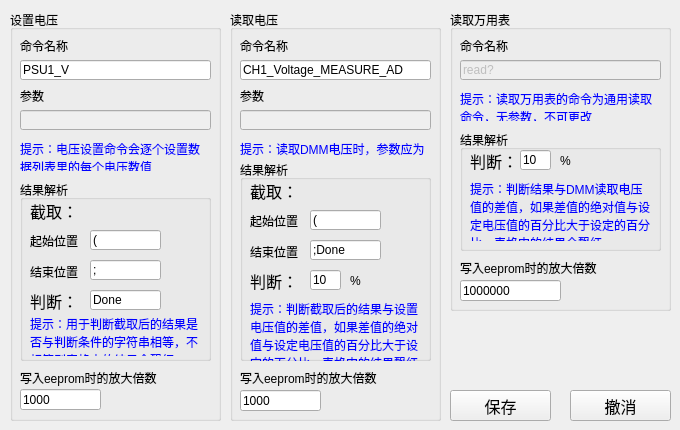
     <widget class="QWidget" name="VerifyRelevantCmd">
      <attribute name="title">
       <string>校准相关命令</string>
      </attribute>
      <widget class="QGroupBox" name="groupBox">
       <property name="geometry">
        <rect>
         <x>10</x>
         <y>10</y>
         <width>211</width>
         <height>411</height>
        </rect>
       </property>
       <property name="title">
        <string>设置电压</string>
       </property>
       <widget class="QLineEdit" name="lineEditCh1VerifySetCmd">
        <property name="geometry">
         <rect>
          <x>10</x>
          <y>50</y>
          <width>191</width>
          <height>20</height>
         </rect>
        </property>
        <property name="text">
         <string>PSU1_V</string>
        </property>
       </widget>
       <widget class="QLabel" name="label_10">
        <property name="geometry">
         <rect>
          <x>10</x>
          <y>30</y>
          <width>54</width>
          <height>12</height>
         </rect>
        </property>
        <property name="text">
         <string>命令名称</string>
        </property>
       </widget>
       <widget class="QLabel" name="label_11">
        <property name="geometry">
         <rect>
          <x>10</x>
          <y>80</y>
          <width>54</width>
          <height>12</height>
         </rect>
        </property>
        <property name="text">
         <string>参数</string>
        </property>
       </widget>
       <widget class="QLineEdit" name="lineEditCh1VerifySetParam">
        <property name="enabled">
         <bool>false</bool>
        </property>
        <property name="geometry">
         <rect>
          <x>10</x>
          <y>100</y>
          <width>191</width>
          <height>20</height>
         </rect>
        </property>
       </widget>
       <widget class="QLabel" name="label_12">
        <property name="geometry">
         <rect>
          <x>10</x>
          <y>130</y>
          <width>191</width>
          <height>31</height>
         </rect>
        </property>
        <property name="styleSheet">
         <string notr="true">color: rgb(0, 0, 255);</string>
        </property>
        <property name="text">
         <string>提示：电压设置命令会逐个设置数据列表里的每个电压数值</string>
        </property>
        <property name="alignment">
         <set>Qt::AlignLeading|Qt::AlignLeft|Qt::AlignTop</set>
        </property>
        <property name="wordWrap">
         <bool>true</bool>
        </property>
       </widget>
       <widget class="QGroupBox" name="groupBox_2">
        <property name="geometry">
         <rect>
          <x>10</x>
          <y>170</y>
          <width>191</width>
          <height>181</height>
         </rect>
        </property>
        <property name="title">
         <string>结果解析</string>
        </property>
        <widget class="QLabel" name="label_13">
         <property name="geometry">
          <rect>
           <x>10</x>
           <y>20</y>
           <width>54</width>
           <height>21</height>
          </rect>
         </property>
         <property name="font">
          <font>
           <family>Arial Unicode MS</family>
           <pointsize>12</pointsize>
          </font>
         </property>
         <property name="text">
          <string>截取：</string>
         </property>
        </widget>
        <widget class="QLabel" name="label_14">
         <property name="geometry">
          <rect>
           <x>10</x>
           <y>50</y>
           <width>54</width>
           <height>21</height>
          </rect>
         </property>
         <property name="text">
          <string>起始位置</string>
         </property>
        </widget>
        <widget class="QLineEdit" name="lineEditCh1VerifySetStart">
         <property name="geometry">
          <rect>
           <x>70</x>
           <y>50</y>
           <width>71</width>
           <height>20</height>
          </rect>
         </property>
         <property name="text">
          <string>(</string>
         </property>
        </widget>
        <widget class="QLabel" name="label_15">
         <property name="geometry">
          <rect>
           <x>10</x>
           <y>81</y>
           <width>54</width>
           <height>21</height>
          </rect>
         </property>
         <property name="text">
          <string>结束位置</string>
         </property>
        </widget>
        <widget class="QLineEdit" name="lineEditCh1VerifySetEnd">
         <property name="geometry">
          <rect>
           <x>70</x>
           <y>80</y>
           <width>71</width>
           <height>20</height>
          </rect>
         </property>
         <property name="text">
          <string>;</string>
         </property>
        </widget>
        <widget class="QLabel" name="label_16">
         <property name="geometry">
          <rect>
           <x>10</x>
           <y>110</y>
           <width>54</width>
           <height>21</height>
          </rect>
         </property>
         <property name="font">
          <font>
           <family>Arial Unicode MS</family>
           <pointsize>12</pointsize>
          </font>
         </property>
         <property name="text">
          <string>判断：</string>
         </property>
        </widget>
        <widget class="QLineEdit" name="lineEditCh1VerifySetJudge">
         <property name="geometry">
          <rect>
           <x>70</x>
           <y>110</y>
           <width>71</width>
           <height>20</height>
          </rect>
         </property>
         <property name="text">
          <string>Done</string>
         </property>
        </widget>
        <widget class="QLabel" name="label_25">
         <property name="geometry">
          <rect>
           <x>10</x>
           <y>135</y>
           <width>171</width>
           <height>41</height>
          </rect>
         </property>
         <property name="styleSheet">
          <string notr="true">color: rgb(0, 0, 255);</string>
         </property>
         <property name="text">
          <string>提示：用于判断截取后的结果是否与判断条件的字符串相等，不相等则表格中的结果会飘红</string>
         </property>
         <property name="alignment">
          <set>Qt::AlignLeading|Qt::AlignLeft|Qt::AlignTop</set>
         </property>
         <property name="wordWrap">
          <bool>true</bool>
         </property>
        </widget>
       </widget>
       <widget class="QLabel" name="label_17">
        <property name="geometry">
         <rect>
          <x>10</x>
          <y>360</y>
          <width>211</width>
          <height>16</height>
         </rect>
        </property>
        <property name="text">
         <string>写入eeprom时的放大倍数</string>
        </property>
       </widget>
       <widget class="QLineEdit" name="lineEditCh1VerifySetMulti">
        <property name="geometry">
         <rect>
          <x>10</x>
          <y>379</y>
          <width>81</width>
          <height>21</height>
         </rect>
        </property>
        <property name="text">
         <string>1000</string>
        </property>
       </widget>
      </widget>
      <widget class="QGroupBox" name="groupBox_3">
       <property name="geometry">
        <rect>
         <x>230</x>
         <y>10</y>
         <width>211</width>
         <height>411</height>
        </rect>
       </property>
       <property name="title">
        <string>读取电压</string>
       </property>
       <widget class="QLabel" name="label_18">
        <property name="geometry">
         <rect>
          <x>10</x>
          <y>30</y>
          <width>54</width>
          <height>12</height>
         </rect>
        </property>
        <property name="text">
         <string>命令名称</string>
        </property>
       </widget>
       <widget class="QLineEdit" name="lineEditCh1VerifyDMMCmd">
        <property name="geometry">
         <rect>
          <x>10</x>
          <y>50</y>
          <width>191</width>
          <height>20</height>
         </rect>
        </property>
        <property name="text">
         <string>CH1_Voltage_MEASURE_AD</string>
        </property>
       </widget>
       <widget class="QLabel" name="label_19">
        <property name="geometry">
         <rect>
          <x>10</x>
          <y>80</y>
          <width>54</width>
          <height>12</height>
         </rect>
        </property>
        <property name="text">
         <string>参数</string>
        </property>
       </widget>
       <widget class="QLineEdit" name="lineEditCh1VerifyDMMParam">
        <property name="enabled">
         <bool>false</bool>
        </property>
        <property name="geometry">
         <rect>
          <x>10</x>
          <y>100</y>
          <width>191</width>
          <height>20</height>
         </rect>
        </property>
       </widget>
       <widget class="QLabel" name="label_20">
        <property name="geometry">
         <rect>
          <x>10</x>
          <y>130</y>
          <width>191</width>
          <height>21</height>
         </rect>
        </property>
        <property name="styleSheet">
         <string notr="true">color: rgb(0, 0, 255);</string>
        </property>
        <property name="text">
         <string>提示：读取DMM电压时，参数应为空</string>
        </property>
        <property name="alignment">
         <set>Qt::AlignLeading|Qt::AlignLeft|Qt::AlignTop</set>
        </property>
        <property name="wordWrap">
         <bool>true</bool>
        </property>
       </widget>
       <widget class="QGroupBox" name="groupBox_4">
        <property name="geometry">
         <rect>
          <x>10</x>
          <y>150</y>
          <width>191</width>
          <height>201</height>
         </rect>
        </property>
        <property name="title">
         <string>结果解析</string>
        </property>
        <widget class="QLabel" name="label_21">
         <property name="geometry">
          <rect>
           <x>10</x>
           <y>20</y>
           <width>54</width>
           <height>21</height>
          </rect>
         </property>
         <property name="font">
          <font>
           <family>Arial Unicode MS</family>
           <pointsize>12</pointsize>
          </font>
         </property>
         <property name="text">
          <string>截取：</string>
         </property>
        </widget>
        <widget class="QLabel" name="label_22">
         <property name="geometry">
          <rect>
           <x>10</x>
           <y>50</y>
           <width>54</width>
           <height>21</height>
          </rect>
         </property>
         <property name="text">
          <string>起始位置</string>
         </property>
        </widget>
        <widget class="QLineEdit" name="lineEditCh1VerifyDMMStart">
         <property name="geometry">
          <rect>
           <x>70</x>
           <y>50</y>
           <width>71</width>
           <height>20</height>
          </rect>
         </property>
         <property name="text">
          <string>(</string>
         </property>
        </widget>
        <widget class="QLabel" name="label_23">
         <property name="geometry">
          <rect>
           <x>10</x>
           <y>81</y>
           <width>54</width>
           <height>21</height>
          </rect>
         </property>
         <property name="text">
          <string>结束位置</string>
         </property>
        </widget>
        <widget class="QLineEdit" name="lineEditCh1VerifyDMMEnd">
         <property name="geometry">
          <rect>
           <x>70</x>
           <y>80</y>
           <width>71</width>
           <height>20</height>
          </rect>
         </property>
         <property name="text">
          <string>;Done</string>
         </property>
        </widget>
        <widget class="QLabel" name="label_24">
         <property name="geometry">
          <rect>
           <x>10</x>
           <y>110</y>
           <width>54</width>
           <height>21</height>
          </rect>
         </property>
         <property name="font">
          <font>
           <family>Arial Unicode MS</family>
           <pointsize>12</pointsize>
          </font>
         </property>
         <property name="text">
          <string>判断：</string>
         </property>
        </widget>
        <widget class="QLineEdit" name="lineEditCh1VerifyDMMJudge">
         <property name="geometry">
          <rect>
           <x>70</x>
           <y>110</y>
           <width>31</width>
           <height>20</height>
          </rect>
         </property>
         <property name="text">
          <string>10</string>
         </property>
         <property name="placeholderText">
          <string/>
         </property>
        </widget>
        <widget class="QLabel" name="label_26">
         <property name="geometry">
          <rect>
           <x>110</x>
           <y>110</y>
           <width>21</width>
           <height>21</height>
          </rect>
         </property>
         <property name="text">
          <string>%</string>
         </property>
        </widget>
        <widget class="QLabel" name="label_27">
         <property name="geometry">
          <rect>
           <x>10</x>
           <y>140</y>
           <width>171</width>
           <height>61</height>
          </rect>
         </property>
         <property name="styleSheet">
          <string notr="true">color: rgb(0, 0, 255);</string>
         </property>
         <property name="text">
          <string>提示：判断截取后的结果与设置电压值的差值，如果差值的绝对值与设定电压值的百分比大于设定的百分比，表格中的结果飘红</string>
         </property>
         <property name="alignment">
          <set>Qt::AlignLeading|Qt::AlignLeft|Qt::AlignTop</set>
         </property>
         <property name="wordWrap">
          <bool>true</bool>
         </property>
        </widget>
       </widget>
       <widget class="QLabel" name="label_28">
        <property name="geometry">
         <rect>
          <x>10</x>
          <y>360</y>
          <width>211</width>
          <height>16</height>
         </rect>
        </property>
        <property name="text">
         <string>写入eeprom时的放大倍数</string>
        </property>
       </widget>
       <widget class="QLineEdit" name="lineEditCh1VerifyDMMMulti">
        <property name="geometry">
         <rect>
          <x>10</x>
          <y>380</y>
          <width>81</width>
          <height>21</height>
         </rect>
        </property>
        <property name="text">
         <string>1000</string>
        </property>
       </widget>
      </widget>
      <widget class="QGroupBox" name="groupBox_5">
       <property name="geometry">
        <rect>
         <x>450</x>
         <y>10</y>
         <width>221</width>
         <height>301</height>
        </rect>
       </property>
       <property name="title">
        <string>读取万用表</string>
       </property>
       <widget class="QLabel" name="label_29">
        <property name="geometry">
         <rect>
          <x>10</x>
          <y>30</y>
          <width>54</width>
          <height>12</height>
         </rect>
        </property>
        <property name="text">
         <string>命令名称</string>
        </property>
       </widget>
       <widget class="QLineEdit" name="lineEditCh1VerifyMeterCmd">
        <property name="enabled">
         <bool>false</bool>
        </property>
        <property name="geometry">
         <rect>
          <x>10</x>
          <y>50</y>
          <width>201</width>
          <height>20</height>
         </rect>
        </property>
        <property name="text">
         <string>read?</string>
        </property>
       </widget>
       <widget class="QLabel" name="label_30">
        <property name="geometry">
         <rect>
          <x>10</x>
          <y>80</y>
          <width>201</width>
          <height>31</height>
         </rect>
        </property>
        <property name="styleSheet">
         <string notr="true">color: rgb(0, 0, 255);</string>
        </property>
        <property name="text">
         <string>提示：读取万用表的命令为通用读取命令，无参数，不可更改</string>
        </property>
        <property name="alignment">
         <set>Qt::AlignLeading|Qt::AlignLeft|Qt::AlignTop</set>
        </property>
        <property name="wordWrap">
         <bool>true</bool>
        </property>
       </widget>
       <widget class="QGroupBox" name="groupBox_6">
        <property name="geometry">
         <rect>
          <x>10</x>
          <y>120</y>
          <width>201</width>
          <height>121</height>
         </rect>
        </property>
        <property name="title">
         <string>结果解析</string>
        </property>
        <widget class="QLabel" name="label_34">
         <property name="geometry">
          <rect>
           <x>10</x>
           <y>20</y>
           <width>54</width>
           <height>21</height>
          </rect>
         </property>
         <property name="font">
          <font>
           <family>Arial Unicode MS</family>
           <pointsize>12</pointsize>
          </font>
         </property>
         <property name="text">
          <string>判断：</string>
         </property>
        </widget>
        <widget class="QLineEdit" name="lineEditCh1VerifyMeterJudge">
         <property name="geometry">
          <rect>
           <x>60</x>
           <y>20</y>
           <width>31</width>
           <height>20</height>
          </rect>
         </property>
         <property name="text">
          <string>10</string>
         </property>
         <property name="placeholderText">
          <string/>
         </property>
        </widget>
        <widget class="QLabel" name="label_35">
         <property name="geometry">
          <rect>
           <x>100</x>
           <y>20</y>
           <width>21</width>
           <height>21</height>
          </rect>
         </property>
         <property name="text">
          <string>%</string>
         </property>
        </widget>
        <widget class="QLabel" name="label_36">
         <property name="geometry">
          <rect>
           <x>10</x>
           <y>50</y>
           <width>181</width>
           <height>61</height>
          </rect>
         </property>
         <property name="styleSheet">
          <string notr="true">color: rgb(0, 0, 255);</string>
         </property>
         <property name="text">
          <string>提示：判断结果与DMM读取电压值的差值，如果差值的绝对值与设定电压值的百分比大于设定的百分比，表格中的结果会飘红</string>
         </property>
         <property name="alignment">
          <set>Qt::AlignLeading|Qt::AlignLeft|Qt::AlignTop</set>
         </property>
         <property name="wordWrap">
          <bool>true</bool>
         </property>
        </widget>
       </widget>
       <widget class="QLabel" name="label_31">
        <property name="geometry">
         <rect>
          <x>10</x>
          <y>250</y>
          <width>160</width>
          <height>16</height>
         </rect>
        </property>
        <property name="text">
         <string>写入eeprom时的放大倍数</string>
        </property>
       </widget>
       <widget class="QLineEdit" name="lineEditCh1VerifyMeterMulti">
        <property name="geometry">
         <rect>
          <x>10</x>
          <y>270</y>
          <width>101</width>
          <height>21</height>
         </rect>
        </property>
        <property name="text">
         <string>1000000</string>
        </property>
       </widget>
      </widget>
      <widget class="QPushButton" name="pushBtnCh1VerifyUndo">
       <property name="geometry">
        <rect>
         <x>570</x>
         <y>390</y>
         <width>101</width>
         <height>31</height>
        </rect>
       </property>
       <property name="font">
        <font>
         <family>楷体</family>
         <pointsize>12</pointsize>
        </font>
       </property>
       <property name="text">
        <string>撤消</string>
       </property>
      </widget>
      <widget class="QPushButton" name="pushBtnCh1VerifySave">
       <property name="geometry">
        <rect>
         <x>450</x>
         <y>390</y>
         <width>101</width>
         <height>31</height>
        </rect>
       </property>
       <property name="font">
        <font>
         <family>楷体</family>
         <pointsize>12</pointsize>
        </font>
       </property>
       <property name="text">
        <string>保存</string>
       </property>
      </widget>
     </widget>
